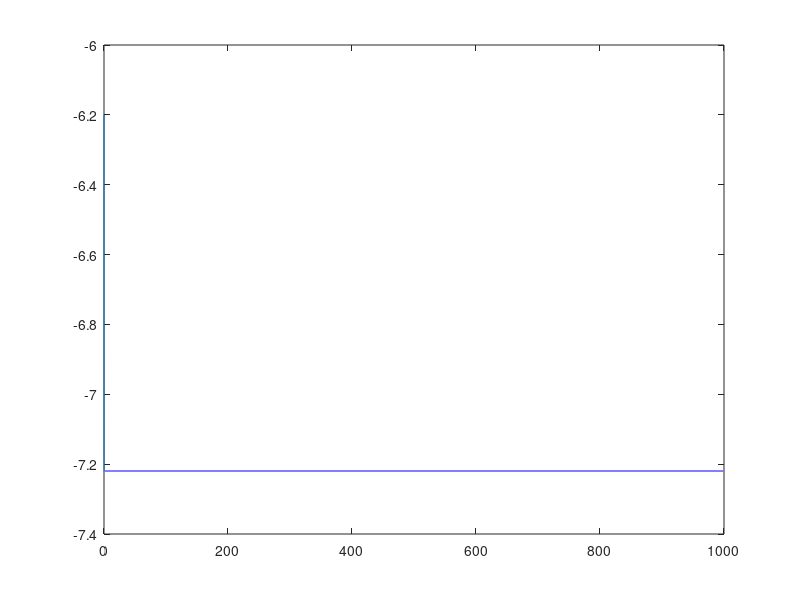

Write the MATLAB code that produced this figure.
%% LiFePO4 battery modeling

clc;
close all;
clear all;

Q_0 = 50;
U_0 = 12.8;
I_0 = 20;
k = 1.05;

C_1 = 50;
R_1 = 0.001;
R_e = 1;

I = 20;    % Entladestrom

Q = Q_0 * (I_0/I)^(k - 1);

t = 0:0.01:1000;
U = zeros(size(t));

for i = 1:1:length(t)
    U(i) = U_0 + Q/C_1 * exp( -t(i) / (R_1 * C_1) ) - I * R_e - I * R_1 * (1 - exp( -t(i) / (R_1 * C_1) ));
end

plot(t,U);